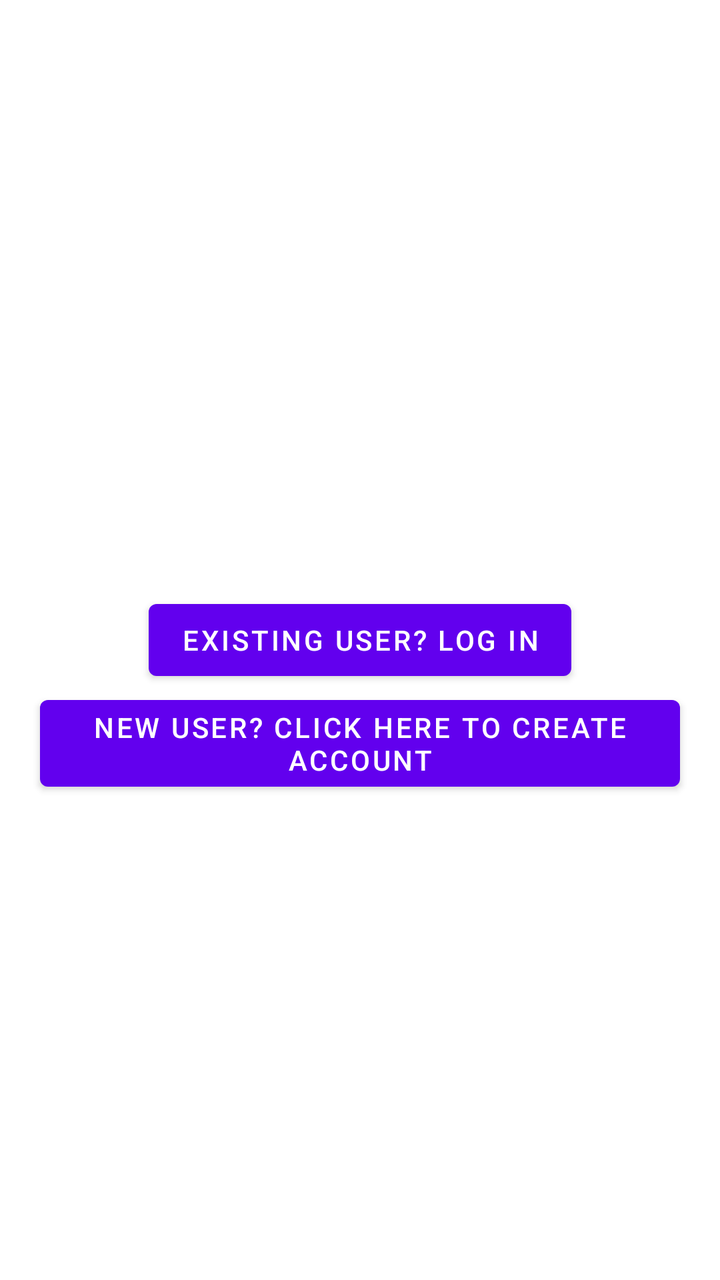
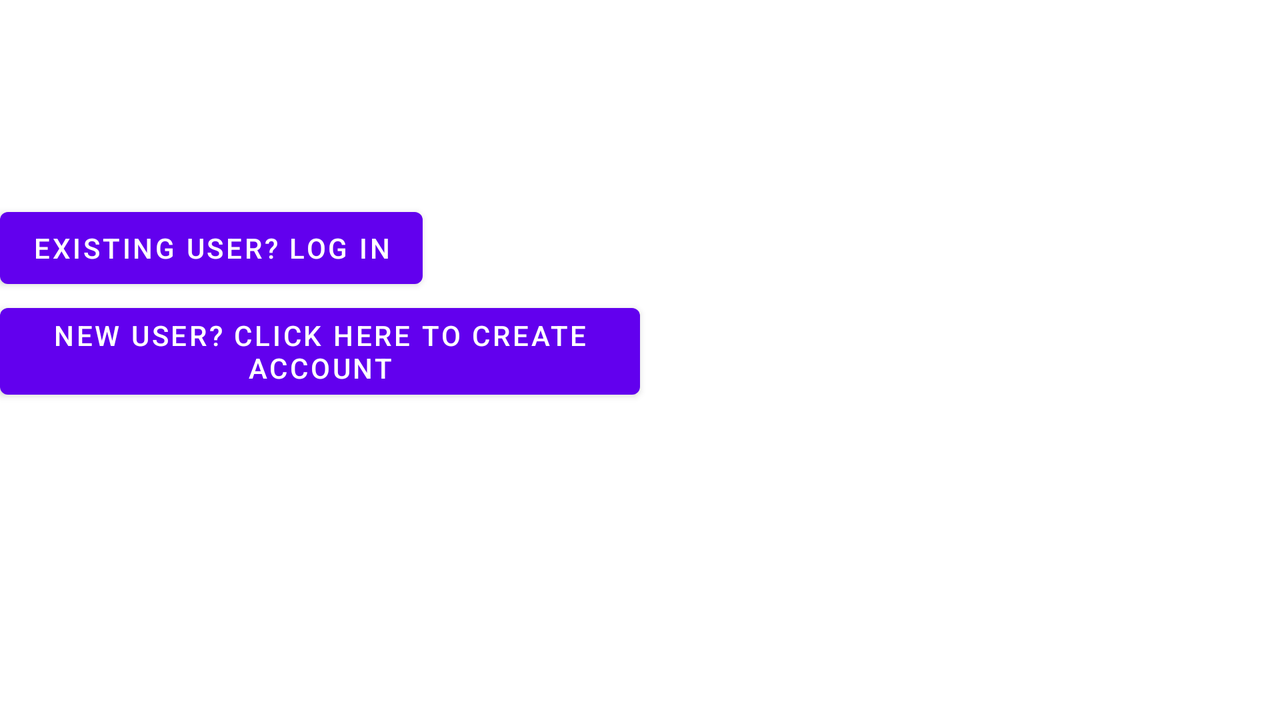

Compare how this app lays out the same screen by default and in its alternative resource folder. The renders come first, then the two layout files and the values they reference.
<!-- AndroidManifest.xml: application theme Theme.IndividualProject1_Login -->
<!-- res/layout/activity_main.xml -->
<?xml version="1.0" encoding="utf-8"?>
<RelativeLayout xmlns:android="http://schemas.android.com/apk/res/android"
    xmlns:app="http://schemas.android.com/apk/res-auto"
    xmlns:tools="http://schemas.android.com/tools"
    android:layout_width="match_parent"
    android:layout_height="match_parent"
    android:background="@drawable/app_background"
    tools:context=".MainActivity">

    <TextView
        android:id="@+id/welcomeTV"
        android:layout_width="wrap_content"
        android:layout_height="wrap_content"
        android:text="@string/welcome_text"
        android:textSize="40sp"
        android:textColor="@color/white"
        app:layout_constraintBottom_toBottomOf="parent"
        app:layout_constraintLeft_toLeftOf="parent"
        app:layout_constraintRight_toRightOf="parent"
        app:layout_constraintTop_toTopOf="parent" />

    <Button
        android:id="@+id/login_button"
        android:layout_width="wrap_content"
        android:layout_height="wrap_content"
        android:layout_centerInParent="true"
        android:onClick="showDialog"
        android:text="@string/login_button_text"/>

    <Button
        android:id="@+id/create_account_button"
        android:layout_width="wrap_content"
        android:layout_height="wrap_content"
        android:layout_below="@+id/login_button"
        android:text="@string/create_account_button_text"
        android:onClick="goToCreateAccount"
        android:layout_centerInParent="true"

        />



</RelativeLayout>
<!-- resources referenced by this layout -->
<resources>
  <color name="white">#FFFFFFFF</color>
  <string name="create_account_button_text">New user? Click here to create account</string>
  <string name="login_button_text">Existing user? Log in</string>
  <string name="welcome_text">Welcome to super confidential content!</string>
  <style name="Theme.IndividualProject1_Login" parent="Theme.MaterialComponents.DayNight.DarkActionBar">
          
          <item name="colorPrimary">@color/purple_500</item>
          <item name="colorPrimaryVariant">@color/purple_700</item>
          <item name="colorOnPrimary">@color/white</item>
          
          <item name="colorSecondary">@color/teal_200</item>
          <item name="colorSecondaryVariant">@color/teal_700</item>
          <item name="colorOnSecondary">@color/black</item>
          
          <item name="android:statusBarColor" tools:targetApi="l">?attr/colorPrimaryVariant</item>
          
      </style>
  <color name="purple_500">#FF6200EE</color>
  <color name="purple_700">#FF3700B3</color>
  <color name="teal_200">#FF03DAC5</color>
  <color name="teal_700">#FF018786</color>
  <color name="black">#FF000000</color>
</resources>
<!-- res/layout-land/activity_main.xml (the repository's variant of the layout above) -->
<!-- drawn on the phone turned sideways -->
<?xml version="1.0" encoding="utf-8"?>
<RelativeLayout xmlns:android="http://schemas.android.com/apk/res/android"
    xmlns:app="http://schemas.android.com/apk/res-auto"
    xmlns:tools="http://schemas.android.com/tools"
    android:layout_width="match_parent"
    android:layout_height="match_parent"
    android:orientation="horizontal"
    android:background="@drawable/app_background"
    tools:context=".MainActivity">

    <LinearLayout
        android:layout_width="wrap_content"
        android:layout_height="wrap_content"
        android:orientation="vertical">

    <TextView
        android:id="@+id/welcomeTV"
        android:layout_width="wrap_content"
        android:layout_height="wrap_content"
        android:text="@string/welcome_text"
        android:textSize="40sp"
        android:textColor="@color/white"
        app:layout_constraintBottom_toBottomOf="parent"
        app:layout_constraintLeft_toLeftOf="parent"
        app:layout_constraintRight_toRightOf="parent"
        app:layout_constraintTop_toTopOf="parent" />

    <Button
        android:id="@+id/login_button"
        android:layout_width="wrap_content"
        android:layout_height="wrap_content"
        android:layout_centerInParent="true"
        android:onClick="showDialog"
        android:text="@string/login_button_text"/>

    <Button
        android:id="@+id/create_account_button"
        android:layout_width="wrap_content"
        android:layout_height="wrap_content"
        android:layout_below="@+id/login_button"
        android:text="@string/create_account_button_text"
        android:onClick="goToCreateAccount"
        android:layout_centerInParent="true"

        />
    </LinearLayout>



</RelativeLayout>
